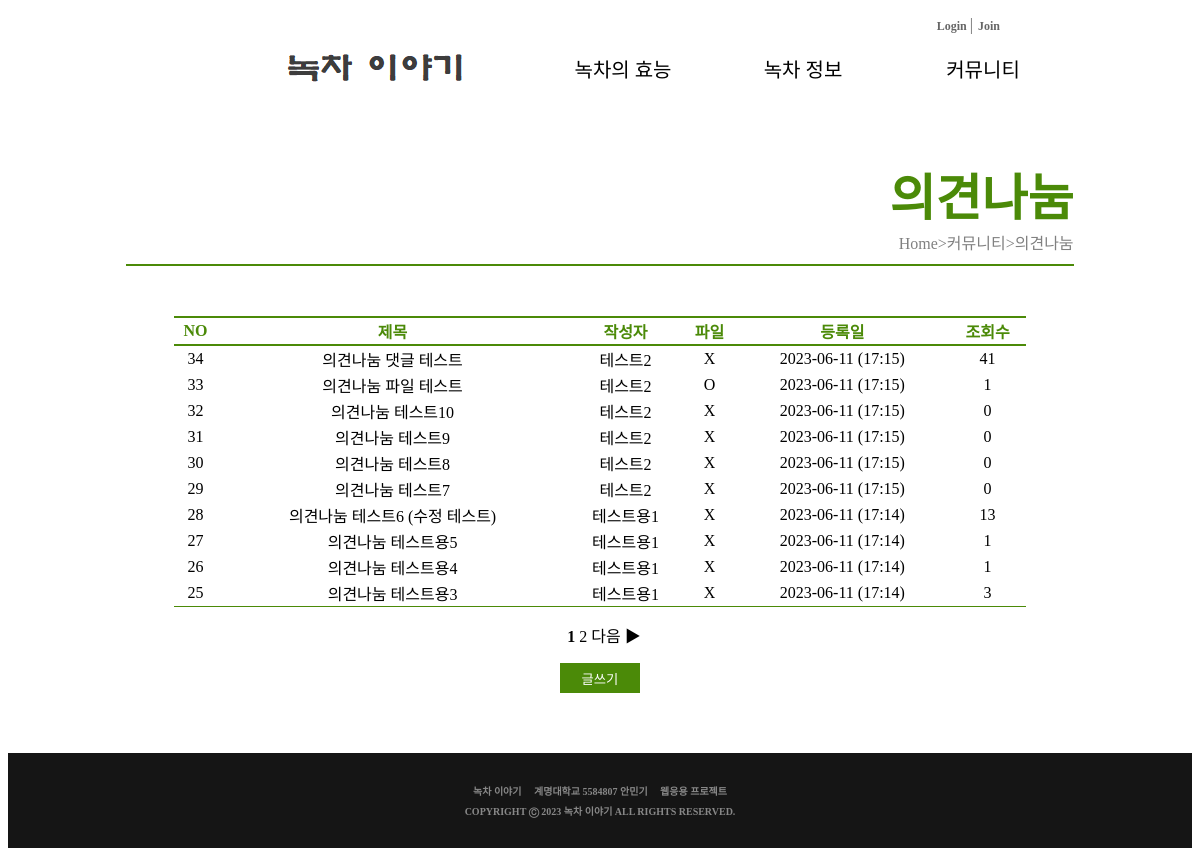
The app's page /community/free/board_list.php with its own data.
### tables this page shows
CREATE TABLE `board_free` (
  `num` int(11) NOT NULL,
  `id` char(15) NOT NULL,
  `name` char(15) NOT NULL,
  `subject` text DEFAULT NULL,
  `content` text NOT NULL,
  `regist_day` char(20) NOT NULL,
  `hit` int(11) NOT NULL,
  `file_name` char(40) DEFAULT NULL,
  `file_type` char(40) DEFAULT NULL,
  `file_copied` char(40) DEFAULT NULL
);

### htdocs/community/free/board_list.php (the view, shortened to what this page needs)
<!DOCTYPE HTML>
<html lang="en">
<head>
    <link rel="stylesheet" href="/css/common.css?ver=1">
    <link rel="stylesheet" href="/css/main.css">
    <link rel="stylesheet" href="/css/board.css?ver=4">
</head>
<body>
    <div id="wrap">
        <header>
            <?php include "../../header.php"?>
        </header>
        <div id="main_content">
            <div id="tab1">
                <b id="highlight1">의견나눔</b><br>
                <span id="root">Home>커뮤니티>의견나눔</span>
            </div>
            <div id="tab2">
                <table id="board">
                    <th>NO</th>
                    <th>제목</th>
                    <th>작성자</th>
                    <th>파일</th>
                    <th>등록일</th>
                    <th>조회수</th>
                    <?php
                        if(isset($_GET["page"]))
                            $page = $_GET["page"];
                        else
                            $page = 1;
                        $con = mysqli_connect("localhost", "user1", "12345", "sample");
                        $sql = "select * from board_free order by num desc";
                        $result = mysqli_query($con, $sql);
                        $total_record = mysqli_num_rows($result);
                        $scale = 10;
                        if($total_record % $scale == 0)
                            $total_page = floor($total_record/$scale);
                        else
                            $total_page = floor($total_record/$scale) + 1;
                        $start = ($page - 1) * $scale;
                        for($i=$start; $i<$start+$scale && $i < $total_record; $i++)
                        {
                            mysqli_data_seek($result, $i);
                            $row = mysqli_fetch_array($result);
                            $num = $row['num'];
                            if($row['file_name'])
                                echo "<tr id=\"boardtr\"><td>".$row['num']."</td><td id = \"title\"><a href='./board_view.php?num=".$num."&page=".$page."'>".$row['subject']."</a></td><td>".$row['name']."</td><td>O</td><td>".$row['regist_day']."</td><td>".$row['hit']."</td></tr>";
                            else
                                echo "<tr id=\"boardtr\"><td>".$row['num']."</td><td id = \"title\"><a href='./board_view.php?num=".$num."&page=".$page."'>".$row['subject']."</a></td><td>".$row['name']."</td><td>X</td><td>".$row['regist_day']."</td><td>".$row['hit']."</td></tr>";
                        }
                    ?>
                </table>
                        <ul id="pagebar">
                            <?php
                                if($total_page >= 2 && $page >=2)
                                {
                                    $new_page = $page-1;
                                    echo "<span id='pbt'><a href='board_list.php?page=$new_page'> ◀ 이전</a></span>";
                                }
                                else
                                    echo "<span>&nbsp;</span>";
                                for($i=1; $i<=$total_page; $i++)
                                {
                                    if($page == $i)
                                    {
                                        echo "<span><b> $i </b></span>";
                                    }
                                    else
                                    {
                                        echo "<span> <a href='./board_list.php?page=$i'> $i </a></span>";
                                    }
                                }
                                if($total_page >= 2 && $page != $total_page)
                                {
                                    $new_page = $page+1;
                                    echo "<span id='pbt'><a href='./board_list.php?page=$new_page'>다음 ▶</a></span>";
                                }
                                else
                                    echo "<span>&nbsp;</span>";
                            ?>
                        </ul>
                    <input type="button" id="bt2" onclick="location.href = './board_write_form.php'" value="글쓰기">
                </div>
            </div>
        </div>
        <footer>
            <?php include "../../footer.php"?>
        </footer>
</body>
</html>

### htdocs/header.php (shortened to what this page needs)
    <?php
        if(isset($_SESSION["userid"])) $userid = $_SESSION["userid"];
        else $userid = "";
        if(isset($_SESSION["username"])) $username = $_SESSION["username"];
        else $username = "";
    ?>
<div id="head">
    <ul id="bar">
        <?php if(!$userid){ ?>
            <li><a href="#" onclick="login();">Login</a></li>
            <li><a href="#" onclick="join();">Join</a></li>
        <?php } else { ?>
            <li> <a href="#" onclick="edit();"><?=$username."(".$userid.")"?>님</a></li>
            <li><a href="/login/logout.php">Logout</a></li>
        <?php } ?>
    </ul>
    <ul class="menu">
        <li id="logo">
        </li>
        <li>
            <a href="/about/efficancy.php">녹차의 효능</a>
        </li>
        <li>
            <a href="">녹차 정보</a>
        </li>
        <li>
            <a href="">커뮤니티</a>
        </li>
    </ul>
</div>

### htdocs/footer.php
<div id="foot">
    <ul id="contact">
        <li> <span> 녹차 이야기 </span> 계명대학교 5584807 안민기 <span>웹응용 프로젝트</span> </li>
        <li> COPYRIGHT Ⓒ 2023 녹차 이야기 ALL RIGHTS RESERVED.</li>
    </ul>
</div>

### htdocs/css/common.css (style rules this page uses)
ul { list-style-type: none; padding-left:0px; }
a { text-decoration: none; color: inherit; }
#bar a { color: #666666; font-weight: bold; font-size: 12px; }
#bar li::after { content: "|"; font-size: 16px; float: right; color: #666666; padding-left: 3px; }
#bar li:last-child::after { content: ""; }
header { margin:0 0 40px 0; top:0; width:100%; position: fixed; background-color: white; }
.menu { padding-left: 30px; width: 100%; overflow: hidden; margin: auto; }
.menu > li { width: 15%; float: left; text-align: center; line-height: 40px; }
.menu a { color: black; font-size: 20px; }
#logo { margin-left: 15%; width: 315px; height: 42px; background-image: url("../image/logo.png"); background-repeat : no-repeat; background-position: center; }
#bar { float: right; margin-right: 200px; }
#bar > li { float: left; padding-right: 5px; }
footer { margin:60px 0 0 0; width:100%; background-color: #151515; }
#foot { margin:0 auto; width:100%; overflow: hidden; text-align: center; padding: 20px 0; }
#foot #contact { clear: both; margin:10px 0; }
#foot #contact li { font-size:10px; font-weight: bold; margin:5px 0; color: #888; }
#foot #contact li span { margin: 0 10px; }
#root { color: gray; }

### htdocs/css/main.css (style rules this page uses)
#main_content { padding-top: 100px; }

### htdocs/css/board.css (style rules this page uses)
#tab1 { padding-top: 50px; text-align:right; border-bottom: #4B8A08 2px solid; margin-bottom: 10px; padding-bottom: 10px; margin: auto; width:80%; }
#highlight1 { color: #4B8A08; font-size: 50px; }
#board { width: 90%; border-bottom: 1px solid #4B8A08; border-top: 2px solid #4B8A08; color: #4B8A08; margin: auto; border-collapse: collapse; }
#board th { border-bottom: 2px solid #4B8A08; color: #4B8A08; }
#board tr { color: black; }
#tab2 { padding-top: 50px; width: 80%; margin: auto; text-align: center; }
#bt2 { width: 80px; height: 30px; color: white; background-color: #4B8A08; border: 1px solid #4B8A08; cursor: pointer; }

### records on screen
board_free: num "34", subject "의견나눔 댓글 테스트", name "테스트2", regist_day "2023-06-11 (17:15)", hit "41"
board_free: num "33", subject "의견나눔 파일 테스트", name "테스트2", regist_day "2023-06-11 (17:15)", hit "1"
board_free: num "32", subject "의견나눔 테스트10", name "테스트2", regist_day "2023-06-11 (17:15)", hit "0"
board_free: num "31", subject "의견나눔 테스트9", name "테스트2", regist_day "2023-06-11 (17:15)", hit "0"
board_free: num "30", subject "의견나눔 테스트8", name "테스트2", regist_day "2023-06-11 (17:15)", hit "0"
board_free: num "29", subject "의견나눔 테스트7", name "테스트2", regist_day "2023-06-11 (17:15)", hit "0"
board_free: num "28", subject "의견나눔 테스트6 (수정 테스트)", name "테스트용1", regist_day "2023-06-11 (17:14)", hit "13"
board_free: num "27", subject "의견나눔 테스트용5", name "테스트용1", regist_day "2023-06-11 (17:14)", hit "1"
board_free: num "26", subject "의견나눔 테스트용4", name "테스트용1", regist_day "2023-06-11 (17:14)", hit "1"
board_free: num "25", subject "의견나눔 테스트용3", name "테스트용1", regist_day "2023-06-11 (17:14)", hit "3"
